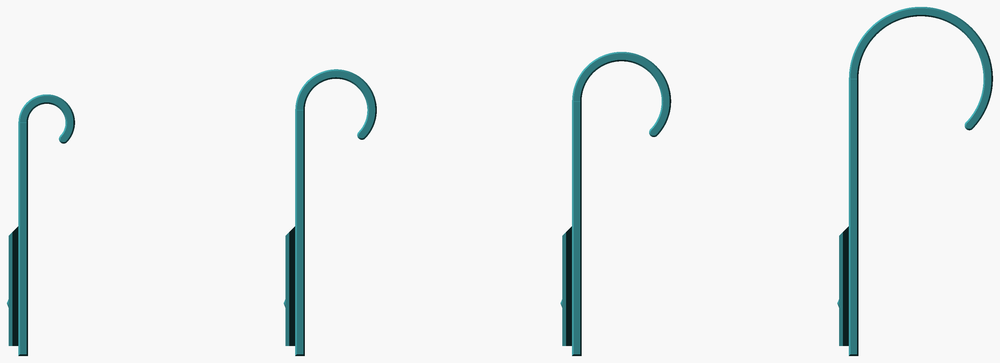
#> input picture docs/v_hook_family.png, 1000 x 363 px, shrunk from 2890 x 1049 before the run, found by its file name
$ python make_st2_figure.py
#> lines starting #> are read from the running program, lines starting #| are printed output that depends on the picture
#!/usr/bin/env python3
"""UMS V1 - tools/make_st2_figure.py   (ST-2)"""
import matplotlib
matplotlib.use("Agg")
import matplotlib.pyplot as plt
import matplotlib.image as mpimg

fig = plt.figure(figsize=(13.5, 7.0))
gs = fig.add_gridspec(1, 2, width_ratios=[1.9, 1.0], wspace=0.02)

ax = fig.add_subplot(gs[0])
ax.imshow(mpimg.imread("docs/v_hook_family.png"))
ax.set_title("One file, tube 15 to 50: bore, wrap and height all follow", fontsize=10.5)
ax.axis("off")
for frac, label in ((0.12, "15"), (0.37, "25"), (0.62, "32"), (0.88, "50")):
    ax.annotate(f"\u00d8{label}", xy=(frac, 0.03), xycoords="axes fraction",
                fontsize=9, ha="center")

ax2 = fig.add_subplot(gs[1])
ax2.imshow(mpimg.imread("docs/v_hook_xray.png"))
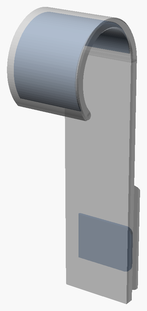
#> input picture docs/v_hook_xray.png, 147 x 311 px, shrunk from 425 x 899 before the run, found by its file name
ax2.set_title("Transparent, with both voids drawn solid", fontsize=10.5)
ax2.axis("off")
ax2.annotate("wall shell: 0.05 down the middle of the\nhook wall, 3 short of each end of the arc\nand 2 short of each side face",
             xy=(0.55, 0.80), xytext=(0.02, 0.96), xycoords="axes fraction",
             textcoords="axes fraction", fontsize=8.5, va="center",
             arrowprops=dict(arrowstyle="->", lw=0.9, color="#1d3557"))
ax2.annotate("detent cavity", xy=(0.46, 0.22), xytext=(0.02, 0.10),
             xycoords="axes fraction", textcoords="axes fraction", fontsize=8.5,
             va="center", arrowprops=dict(arrowstyle="->", lw=0.9, color="#1d3557"))

fig.suptitle("UMS V1 — ST-2: the parametric back part", fontsize=12)
fig.tight_layout(rect=[0, 0, 1, 0.96])
fig.savefig("docs/st2_overview.png", dpi=110)
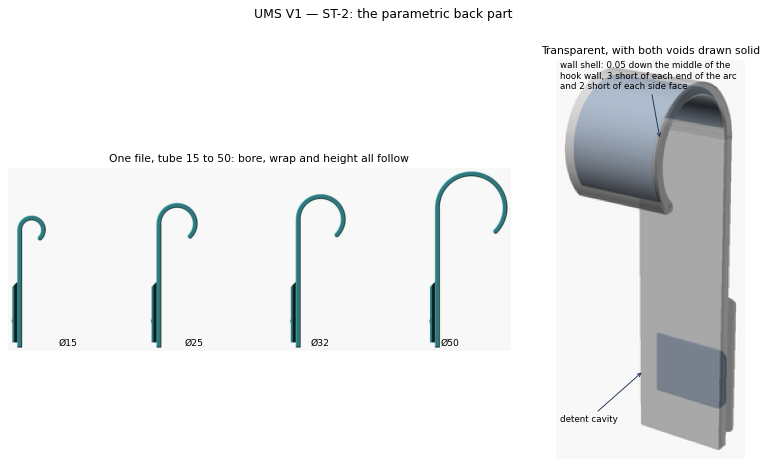
#> figure drawn by matplotlib, 2 panels
print("wrote docs/st2_overview.png")
